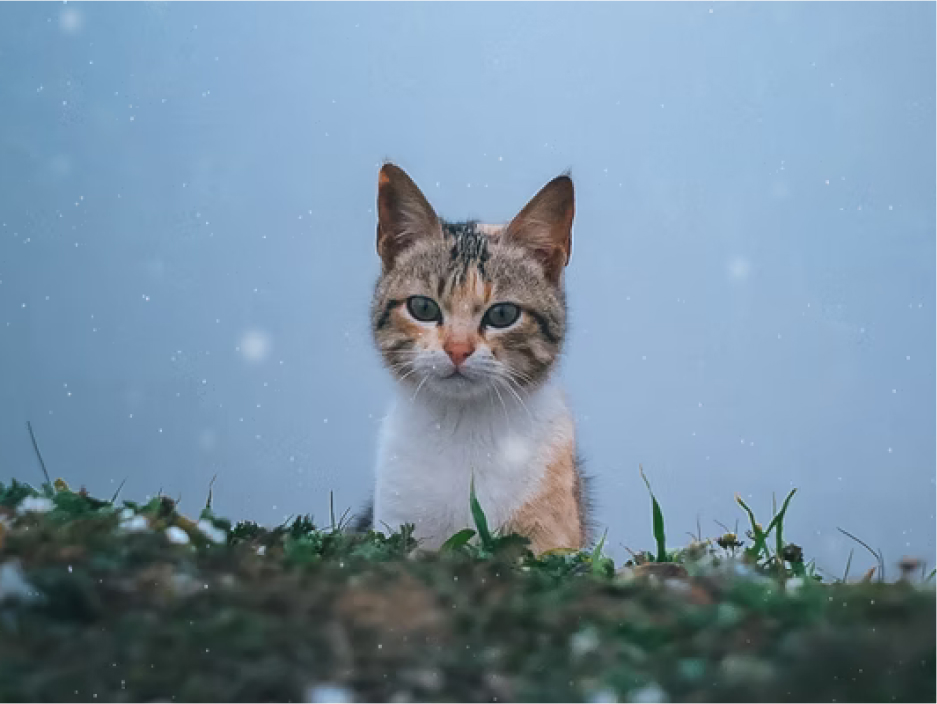
#> input picture class_3/gray_level_transform/image.jpeg, 937 x 704 px
$ jupyter execute log_transform.ipynb
#> lines starting #> are read from the running program, lines starting #| are printed output that depends on the picture
[cell 1]
import matplotlib.pyplot as plt
import numpy as np
from PIL import Image

def convert_image_to_grayscale(image_path):
#> called with image_path = './image.jpeg'
    img = Image.open(image_path).convert('L')
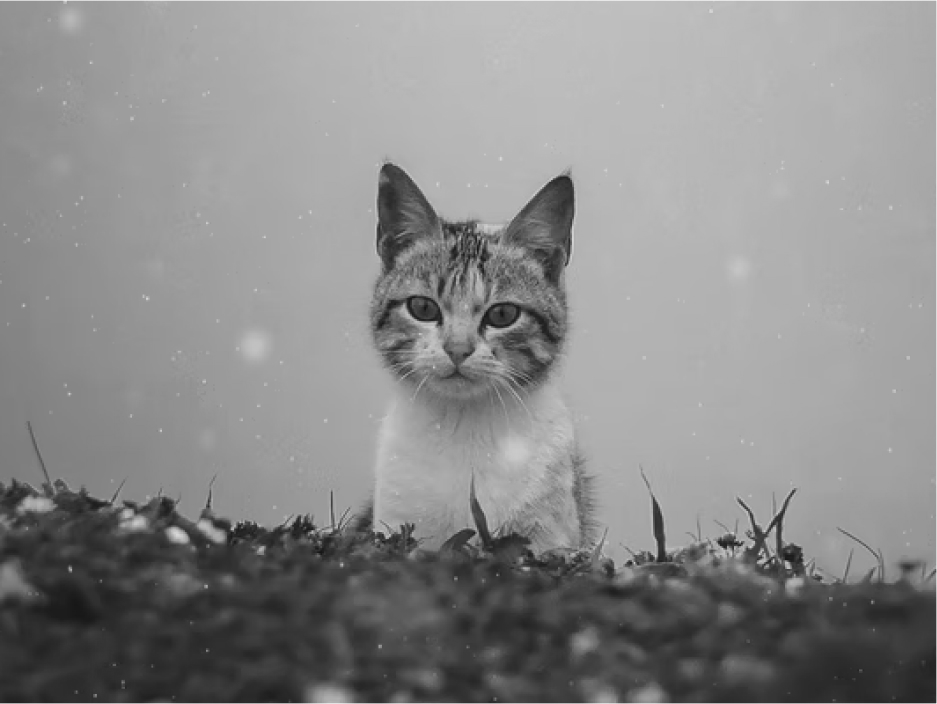
#> img: PIL image 937x704 L; min 18, max 244, mean 138.7
#> (printed output is left out)
    gray_matrix = np.array(img)
    return gray_matrix

def display_image(matrix, cmap='gray'):
    plt.imshow(matrix, cmap=cmap)
    plt.show()

def log_transform(matrix):
    c = 0.15
    transformed = c * np.log(1 + matrix)
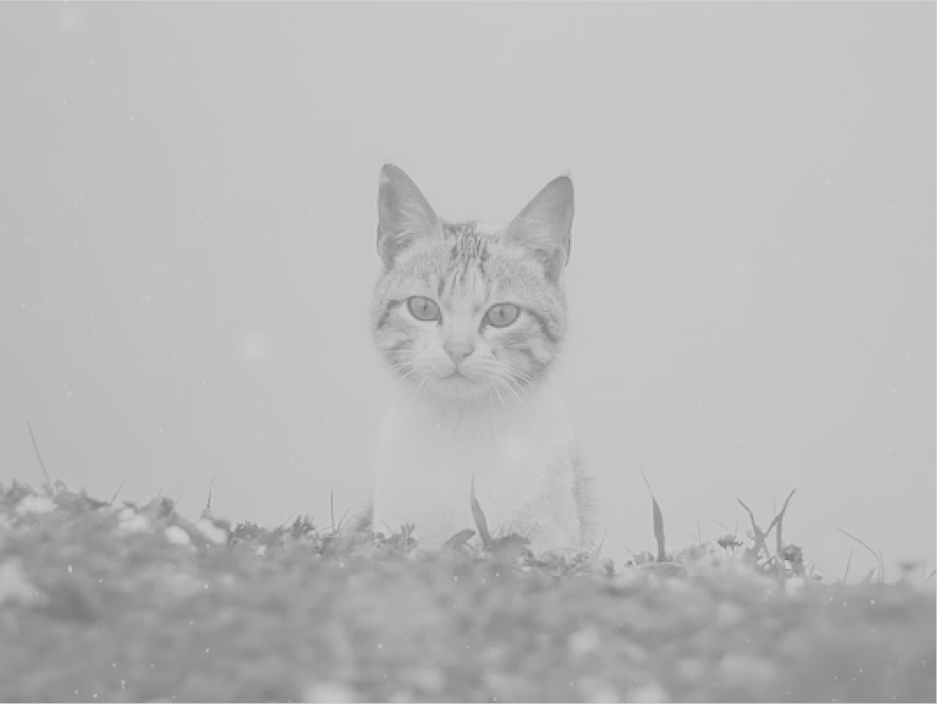
#> transformed: shape (704, 937) float16; min 0.442, max 0.825, mean 0.729

    transformed = (transformed / np.max(transformed)) * 255
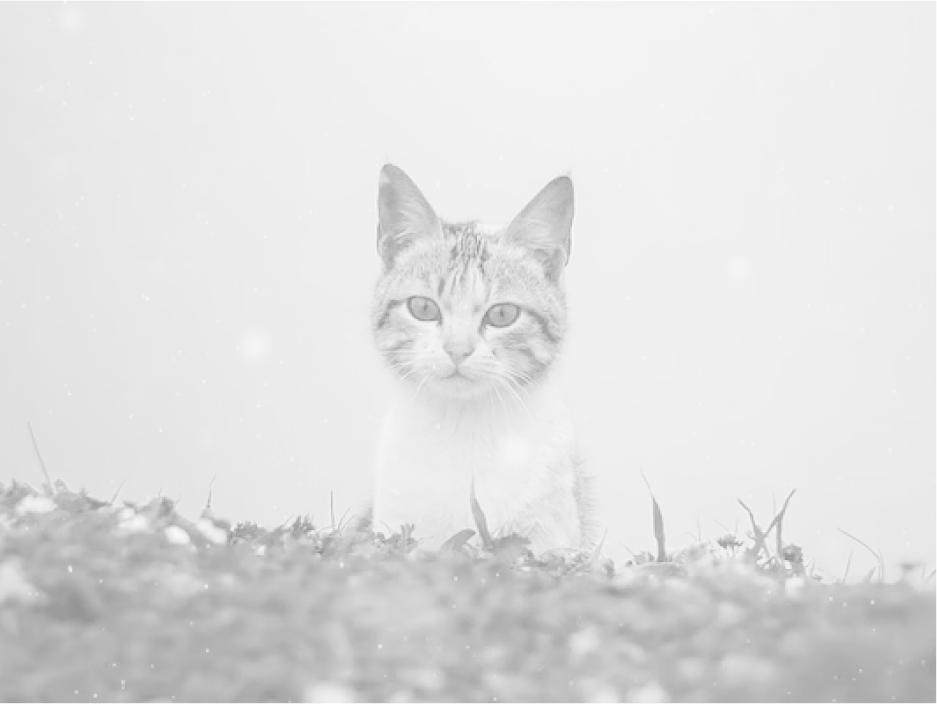
#> transformed: shape (704, 937) float16; min 136.6, max 255, mean 225.1
    return transformed

def process_image(image_path):
    gray_matrix = convert_image_to_grayscale(image_path)
    print("Original Grayscale Matrix:")
    print(gray_matrix)

    trans = log_transform(gray_matrix)
    print("Log-Transformed Matrix:")
    print(trans)
#> (printed output is left out)

    display_image(gray_matrix)
    display_image(trans)
